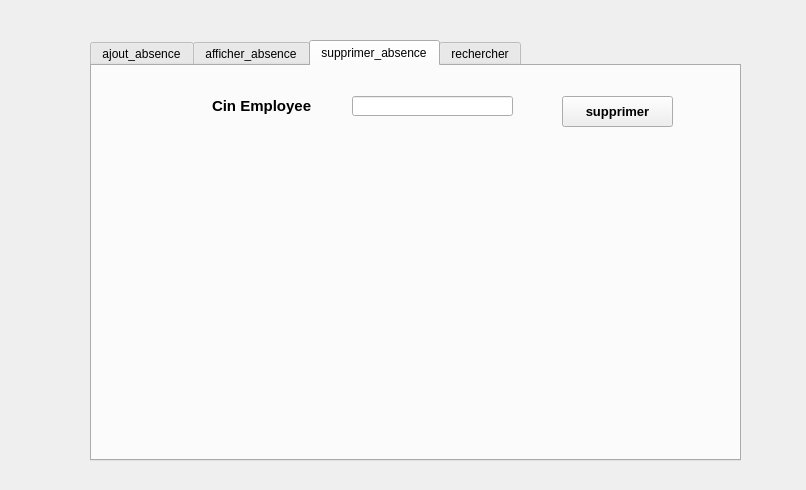
<?xml version="1.0" encoding="UTF-8"?>
<ui version="4.0">
 <class>fiche_absence</class>
 <widget class="QDialog" name="fiche_absence">
  <property name="geometry">
   <rect>
    <x>0</x>
    <y>0</y>
    <width>806</width>
    <height>490</height>
   </rect>
  </property>
  <property name="windowTitle">
   <string>Dialog</string>
  </property>
  <widget class="QTabWidget" name="tabWidget">
   <property name="geometry">
    <rect>
     <x>90</x>
     <y>40</y>
     <width>651</width>
     <height>421</height>
    </rect>
   </property>
   <property name="whatsThis">
    <string>dgd</string>
   </property>
   <property name="currentIndex">
    <number>2</number>
   </property>
   <widget class="QWidget" name="tab">
    <attribute name="title">
     <string>ajout_absence</string>
    </attribute>
    <widget class="QRadioButton" name="justifieRB">
     <property name="geometry">
      <rect>
       <x>70</x>
       <y>40</y>
       <width>141</width>
       <height>18</height>
      </rect>
     </property>
     <property name="font">
      <font>
       <pointsize>10</pointsize>
       <weight>75</weight>
       <bold>true</bold>
      </font>
     </property>
     <property name="text">
      <string>absence justifiée</string>
     </property>
    </widget>
    <widget class="QRadioButton" name="nonjustifieRB">
     <property name="geometry">
      <rect>
       <x>430</x>
       <y>40</y>
       <width>171</width>
       <height>18</height>
      </rect>
     </property>
     <property name="font">
      <font>
       <pointsize>10</pointsize>
       <weight>75</weight>
       <bold>true</bold>
      </font>
     </property>
     <property name="text">
      <string>absence nom justifiée</string>
     </property>
    </widget>
    <widget class="QLineEdit" name="CIN_EmployeeLE">
     <property name="geometry">
      <rect>
       <x>260</x>
       <y>90</y>
       <width>151</width>
       <height>20</height>
      </rect>
     </property>
    </widget>
    <widget class="QLabel" name="CIN_EmployeeLB">
     <property name="geometry">
      <rect>
       <x>120</x>
       <y>90</y>
       <width>121</width>
       <height>20</height>
      </rect>
     </property>
     <property name="text">
      <string>&lt;!DOCTYPE HTML PUBLIC &quot;-//W3C//DTD HTML 4.0//EN&quot; &quot;http://www.w3.org/TR/REC-html40/strict.dtd&quot;&gt;
&lt;html&gt;&lt;head&gt;&lt;meta name=&quot;qrichtext&quot; content=&quot;1&quot; /&gt;&lt;style type=&quot;text/css&quot;&gt;
p, li { white-space: pre-wrap; }
&lt;/style&gt;&lt;/head&gt;&lt;body style=&quot; font-family:'MS Shell Dlg 2'; font-size:8.25pt; font-weight:400; font-style:normal;&quot;&gt;
&lt;p style=&quot; margin-top:0px; margin-bottom:0px; margin-left:0px; margin-right:0px; -qt-block-indent:0; text-indent:0px;&quot;&gt;&lt;span style=&quot; font-size:11pt; font-weight:600;&quot;&gt;Cin Employee&lt;/span&gt;&lt;/p&gt;&lt;/body&gt;&lt;/html&gt;</string>
     </property>
    </widget>
    <widget class="QLabel" name="causeLB">
     <property name="geometry">
      <rect>
       <x>120</x>
       <y>140</y>
       <width>61</width>
       <height>20</height>
      </rect>
     </property>
     <property name="text">
      <string>&lt;!DOCTYPE HTML PUBLIC &quot;-//W3C//DTD HTML 4.0//EN&quot; &quot;http://www.w3.org/TR/REC-html40/strict.dtd&quot;&gt;
&lt;html&gt;&lt;head&gt;&lt;meta name=&quot;qrichtext&quot; content=&quot;1&quot; /&gt;&lt;style type=&quot;text/css&quot;&gt;
p, li { white-space: pre-wrap; }
&lt;/style&gt;&lt;/head&gt;&lt;body style=&quot; font-family:'MS Shell Dlg 2'; font-size:8.25pt; font-weight:400; font-style:normal;&quot;&gt;
&lt;p style=&quot; margin-top:0px; margin-bottom:0px; margin-left:0px; margin-right:0px; -qt-block-indent:0; text-indent:0px;&quot;&gt;&lt;span style=&quot; font-size:11pt; font-weight:600;&quot;&gt;Cause&lt;/span&gt;&lt;/p&gt;&lt;/body&gt;&lt;/html&gt;</string>
     </property>
    </widget>
    <widget class="QComboBox" name="causeCB">
     <property name="geometry">
      <rect>
       <x>260</x>
       <y>141</y>
       <width>151</width>
       <height>21</height>
      </rect>
     </property>
     <item>
      <property name="text">
       <string>Maladie</string>
      </property>
     </item>
     <item>
      <property name="text">
       <string>Maternite</string>
      </property>
     </item>
     <item>
      <property name="text">
       <string/>
      </property>
     </item>
    </widget>
    <widget class="QPushButton" name="ajouterabs">
     <property name="geometry">
      <rect>
       <x>450</x>
       <y>290</y>
       <width>101</width>
       <height>31</height>
      </rect>
     </property>
     <property name="font">
      <font>
       <pointsize>10</pointsize>
       <weight>75</weight>
       <bold>true</bold>
      </font>
     </property>
     <property name="text">
      <string>ajouter</string>
     </property>
     <property name="icon">
      <iconset resource="Images.qrc">
       <normaloff>:/icon/Icon/112.png</normaloff>:/icon/Icon/112.png</iconset>
     </property>
     <property name="iconSize">
      <size>
       <width>30</width>
       <height>30</height>
      </size>
     </property>
    </widget>
    <widget class="QLabel" name="label_2">
     <property name="geometry">
      <rect>
       <x>0</x>
       <y>0</y>
       <width>651</width>
       <height>491</height>
      </rect>
     </property>
     <property name="text">
      <string/>
     </property>
     <property name="pixmap">
      <pixmap resource="Images.qrc">:/Arriere/images/fond1.png</pixmap>
     </property>
    </widget>
    <widget class="QPushButton" name="pushButton">
     <property name="geometry">
      <rect>
       <x>50</x>
       <y>300</y>
       <width>51</width>
       <height>41</height>
      </rect>
     </property>
     <property name="text">
      <string/>
     </property>
     <property name="icon">
      <iconset resource="Images.qrc">
       <normaloff>:/icon/Icon/28.png</normaloff>:/icon/Icon/28.png</iconset>
     </property>
     <property name="iconSize">
      <size>
       <width>40</width>
       <height>40</height>
      </size>
     </property>
     <property name="flat">
      <bool>true</bool>
     </property>
    </widget>
    <zorder>label_2</zorder>
    <zorder>justifieRB</zorder>
    <zorder>nonjustifieRB</zorder>
    <zorder>CIN_EmployeeLE</zorder>
    <zorder>CIN_EmployeeLB</zorder>
    <zorder>causeLB</zorder>
    <zorder>causeCB</zorder>
    <zorder>ajouterabs</zorder>
    <zorder>pushButton</zorder>
   </widget>
   <widget class="QWidget" name="tab_2">
    <attribute name="title">
     <string>afficher_absence</string>
    </attribute>
    <widget class="QLabel" name="cin_employeeLB">
     <property name="geometry">
      <rect>
       <x>80</x>
       <y>20</y>
       <width>111</width>
       <height>16</height>
      </rect>
     </property>
     <property name="text">
      <string>&lt;!DOCTYPE HTML PUBLIC &quot;-//W3C//DTD HTML 4.0//EN&quot; &quot;http://www.w3.org/TR/REC-html40/strict.dtd&quot;&gt;
&lt;html&gt;&lt;head&gt;&lt;meta name=&quot;qrichtext&quot; content=&quot;1&quot; /&gt;&lt;style type=&quot;text/css&quot;&gt;
p, li { white-space: pre-wrap; }
&lt;/style&gt;&lt;/head&gt;&lt;body style=&quot; font-family:'MS Shell Dlg 2'; font-size:8.25pt; font-weight:400; font-style:normal;&quot;&gt;
&lt;p style=&quot; margin-top:0px; margin-bottom:0px; margin-left:0px; margin-right:0px; -qt-block-indent:0; text-indent:0px;&quot;&gt;&lt;span style=&quot; font-size:11pt; font-weight:600;&quot;&gt;Cin Employee&lt;/span&gt;&lt;/p&gt;&lt;/body&gt;&lt;/html&gt;</string>
     </property>
    </widget>
    <widget class="QLineEdit" name="cin_employeeLE">
     <property name="geometry">
      <rect>
       <x>220</x>
       <y>20</y>
       <width>311</width>
       <height>20</height>
      </rect>
     </property>
    </widget>
    <widget class="QTableView" name="tableView">
     <property name="geometry">
      <rect>
       <x>40</x>
       <y>80</y>
       <width>531</width>
       <height>201</height>
      </rect>
     </property>
    </widget>
    <widget class="QPushButton" name="afficherabs">
     <property name="geometry">
      <rect>
       <x>440</x>
       <y>340</y>
       <width>101</width>
       <height>23</height>
      </rect>
     </property>
     <property name="font">
      <font>
       <pointsize>10</pointsize>
       <weight>75</weight>
       <bold>true</bold>
      </font>
     </property>
     <property name="text">
      <string>afficher</string>
     </property>
    </widget>
    <widget class="QLabel" name="label_3">
     <property name="geometry">
      <rect>
       <x>0</x>
       <y>-10</y>
       <width>651</width>
       <height>491</height>
      </rect>
     </property>
     <property name="text">
      <string/>
     </property>
     <property name="pixmap">
      <pixmap resource="Images.qrc">:/Arriere/images/fond1.png</pixmap>
     </property>
    </widget>
    <widget class="QPushButton" name="pushButton_2">
     <property name="geometry">
      <rect>
       <x>30</x>
       <y>330</y>
       <width>51</width>
       <height>51</height>
      </rect>
     </property>
     <property name="text">
      <string/>
     </property>
     <property name="icon">
      <iconset resource="Images.qrc">
       <normaloff>:/icon/Icon/28.png</normaloff>:/icon/Icon/28.png</iconset>
     </property>
     <property name="iconSize">
      <size>
       <width>40</width>
       <height>40</height>
      </size>
     </property>
     <property name="flat">
      <bool>true</bool>
     </property>
    </widget>
    <zorder>label_3</zorder>
    <zorder>cin_employeeLB</zorder>
    <zorder>cin_employeeLE</zorder>
    <zorder>tableView</zorder>
    <zorder>afficherabs</zorder>
    <zorder>pushButton_2</zorder>
   </widget>
   <widget class="QWidget" name="tab_3">
    <attribute name="title">
     <string>supprimer_absence</string>
    </attribute>
    <widget class="QLabel" name="label">
     <property name="geometry">
      <rect>
       <x>120</x>
       <y>30</y>
       <width>111</width>
       <height>20</height>
      </rect>
     </property>
     <property name="text">
      <string>&lt;!DOCTYPE HTML PUBLIC &quot;-//W3C//DTD HTML 4.0//EN&quot; &quot;http://www.w3.org/TR/REC-html40/strict.dtd&quot;&gt;
&lt;html&gt;&lt;head&gt;&lt;meta name=&quot;qrichtext&quot; content=&quot;1&quot; /&gt;&lt;style type=&quot;text/css&quot;&gt;
p, li { white-space: pre-wrap; }
&lt;/style&gt;&lt;/head&gt;&lt;body style=&quot; font-family:'MS Shell Dlg 2'; font-size:8.25pt; font-weight:400; font-style:normal;&quot;&gt;
&lt;p style=&quot; margin-top:0px; margin-bottom:0px; margin-left:0px; margin-right:0px; -qt-block-indent:0; text-indent:0px;&quot;&gt;&lt;span style=&quot; font-size:11pt; font-weight:600;&quot;&gt;Cin Employee&lt;/span&gt;&lt;/p&gt;&lt;/body&gt;&lt;/html&gt;</string>
     </property>
    </widget>
    <widget class="QLineEdit" name="cin_employeeLE_2">
     <property name="geometry">
      <rect>
       <x>260</x>
       <y>30</y>
       <width>161</width>
       <height>20</height>
      </rect>
     </property>
    </widget>
    <widget class="QPushButton" name="supprimerabs">
     <property name="geometry">
      <rect>
       <x>470</x>
       <y>30</y>
       <width>111</width>
       <height>31</height>
      </rect>
     </property>
     <property name="font">
      <font>
       <pointsize>10</pointsize>
       <weight>75</weight>
       <bold>true</bold>
      </font>
     </property>
     <property name="text">
      <string>supprimer</string>
     </property>
     <property name="icon">
      <iconset resource="Images.qrc">
       <normaloff>:/icon/Icon/118.png</normaloff>:/icon/Icon/118.png</iconset>
     </property>
     <property name="iconSize">
      <size>
       <width>30</width>
       <height>30</height>
      </size>
     </property>
    </widget>
    <widget class="QPushButton" name="retoursup">
     <property name="geometry">
      <rect>
       <x>20</x>
       <y>320</y>
       <width>61</width>
       <height>41</height>
      </rect>
     </property>
     <property name="text">
      <string/>
     </property>
     <property name="icon">
      <iconset resource="Images.qrc">
       <normaloff>:/icon/Icon/28.png</normaloff>:/icon/Icon/28.png</iconset>
     </property>
     <property name="iconSize">
      <size>
       <width>40</width>
       <height>40</height>
      </size>
     </property>
     <property name="flat">
      <bool>true</bool>
     </property>
    </widget>
    <widget class="QLabel" name="label_4">
     <property name="geometry">
      <rect>
       <x>0</x>
       <y>0</y>
       <width>651</width>
       <height>471</height>
      </rect>
     </property>
     <property name="text">
      <string/>
     </property>
     <property name="pixmap">
      <pixmap resource="Images.qrc">:/Arriere/images/fond1.png</pixmap>
     </property>
    </widget>
    <zorder>label_4</zorder>
    <zorder>label</zorder>
    <zorder>cin_employeeLE_2</zorder>
    <zorder>supprimerabs</zorder>
    <zorder>retoursup</zorder>
   </widget>
   <widget class="QWidget" name="tab_4">
    <attribute name="title">
     <string>rechercher</string>
    </attribute>
    <widget class="QPushButton" name="OKpB">
     <property name="geometry">
      <rect>
       <x>410</x>
       <y>20</y>
       <width>51</width>
       <height>41</height>
      </rect>
     </property>
     <property name="font">
      <font>
       <weight>75</weight>
       <bold>true</bold>
      </font>
     </property>
     <property name="text">
      <string/>
     </property>
     <property name="icon">
      <iconset resource="Images.qrc">
       <normaloff>:/icon/Icon/156.png</normaloff>:/icon/Icon/156.png</iconset>
     </property>
     <property name="iconSize">
      <size>
       <width>35</width>
       <height>35</height>
      </size>
     </property>
     <property name="flat">
      <bool>true</bool>
     </property>
    </widget>
    <widget class="QTableView" name="RechView">
     <property name="geometry">
      <rect>
       <x>70</x>
       <y>101</y>
       <width>431</width>
       <height>231</height>
      </rect>
     </property>
    </widget>
    <widget class="QPushButton" name="AnnulerpB">
     <property name="geometry">
      <rect>
       <x>20</x>
       <y>340</y>
       <width>51</width>
       <height>41</height>
      </rect>
     </property>
     <property name="font">
      <font>
       <weight>75</weight>
       <bold>true</bold>
      </font>
     </property>
     <property name="text">
      <string/>
     </property>
     <property name="icon">
      <iconset resource="Images.qrc">
       <normaloff>:/icon/Icon/28.png</normaloff>:/icon/Icon/28.png</iconset>
     </property>
     <property name="iconSize">
      <size>
       <width>40</width>
       <height>40</height>
      </size>
     </property>
     <property name="flat">
      <bool>true</bool>
     </property>
    </widget>
    <widget class="QLabel" name="Refla">
     <property name="geometry">
      <rect>
       <x>40</x>
       <y>30</y>
       <width>81</width>
       <height>16</height>
      </rect>
     </property>
     <property name="font">
      <font>
       <weight>75</weight>
       <bold>true</bold>
      </font>
     </property>
     <property name="text">
      <string>cin employee</string>
     </property>
    </widget>
    <widget class="QLineEdit" name="cin_employeeLE_3">
     <property name="geometry">
      <rect>
       <x>150</x>
       <y>30</y>
       <width>231</width>
       <height>21</height>
      </rect>
     </property>
    </widget>
    <widget class="QLabel" name="label_5">
     <property name="geometry">
      <rect>
       <x>0</x>
       <y>0</y>
       <width>651</width>
       <height>451</height>
      </rect>
     </property>
     <property name="text">
      <string/>
     </property>
     <property name="pixmap">
      <pixmap resource="Images.qrc">:/Arriere/images/fond1.png</pixmap>
     </property>
    </widget>
    <zorder>label_5</zorder>
    <zorder>OKpB</zorder>
    <zorder>RechView</zorder>
    <zorder>AnnulerpB</zorder>
    <zorder>Refla</zorder>
    <zorder>cin_employeeLE_3</zorder>
   </widget>
  </widget>
 </widget>
 <resources>
  <include location="Images.qrc"/>
 </resources>
 <connections/>
</ui>
